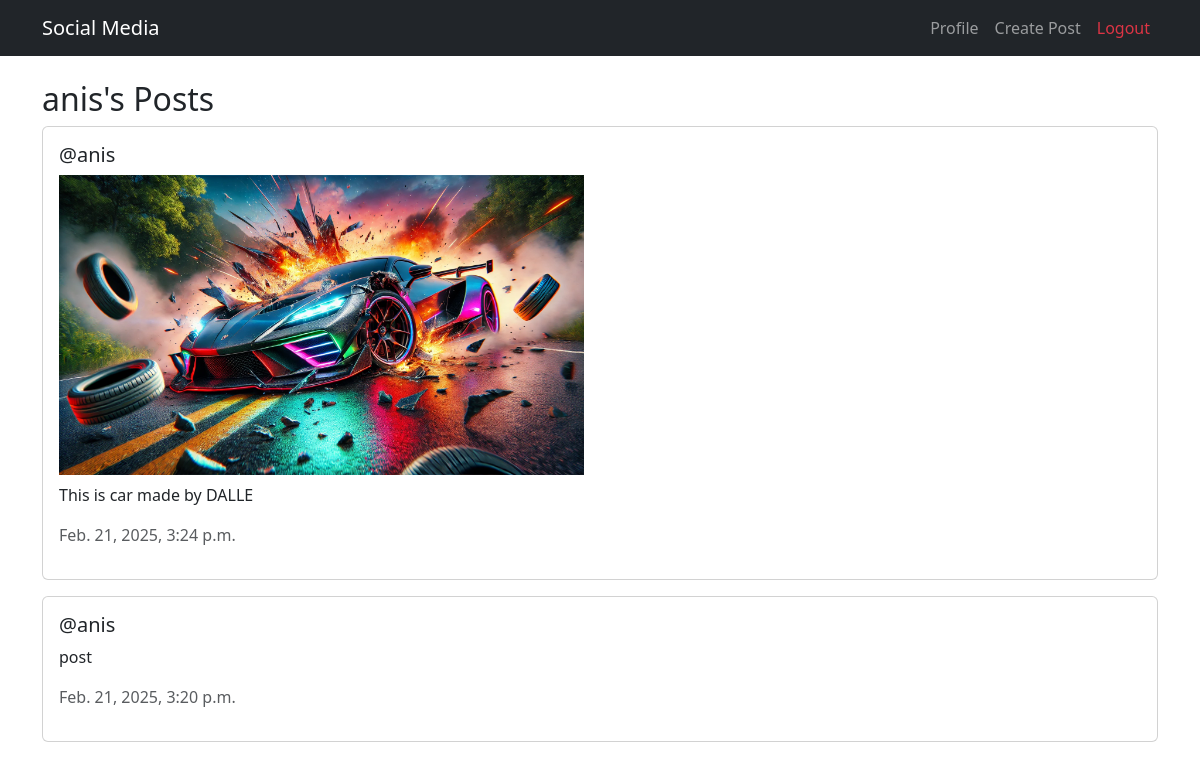
Screenshot of /profile/anis/ (signed in) with the database file from the repository.
### posts/models.py (models this page shows, shortened)
class Post(models.Model):
    user = models.ForeignKey(User, on_delete=models.CASCADE)
    content = models.TextField()
    image = models.ImageField(upload_to='post_images/', blank=True, null=True)
    created_at = models.DateTimeField(auto_now_add=True)

### posts/views.py (the view)
# urls.py: path('profile/<str:username>/', views.profile, name='profile'),
@login_required
def profile(request, username):  # Accept username parameter
    user = get_object_or_404(User, username=username)  # Get the user by username
    user_posts = Post.objects.filter(user=user).order_by('-created_at')  # Fetch only their posts
    return render(request, 'profile.html', {'user': user, 'user_posts': user_posts})

### posts/templates/profile.html (shortened to what this page needs)
{% extends 'base.html' %}
{% block content %}
<h2>{{ user.username }}'s Posts</h2>
{% if user_posts %}
{% for post in user_posts %}
<div class="card mb-3">
    <div class="card-body">
        <h5 class="card-title">@{{ post.user.username }}</h5>
        {% if post.image %}
        <img src="{{ post.image.url }}" class="img-fluid mb-2" alt="Post Image" style="max-height: 300px;">
        {% endif %}
        <p class="card-text">{{ post.content }}</p>
        <p class="text-muted">{{ post.created_at }}</p>
    </div>
</div>
{% endfor %}
{% else %}
<p>No posts yet. Start sharing your thoughts!</p>
{% endif %}
{% endblock %}

### rows the page displays
Post: user.username "anis", image (picture), content "This is car made by DALLE", created_at "Feb. 21, 2025, 3:24 p.m."
Post: user.username "anis", content "post", created_at "Feb. 21, 2025, 3:20 p.m."

### other values shown
{{ user.username }} "anis"
